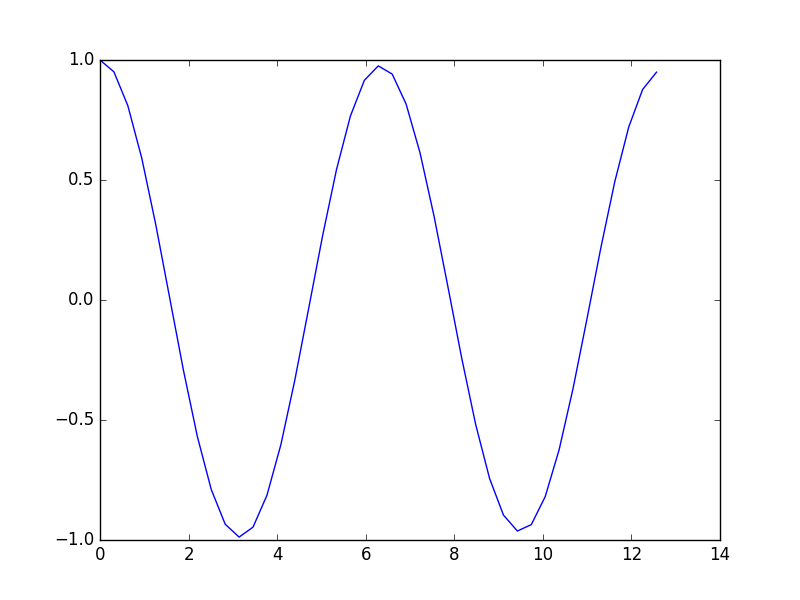

Recreate this plot in Python.
# Do this exercise first without eps (i.e., grab code from MidpointIter_class.py
# and insert in a subclass of ODESolver). Then add eps statements.

from ODESolver import ODESolver, np
from matplotlib.pyplot import plot, show

class MidpointIter(ODESolver):

    def __init__(self, f, N=20, eps=1E-6):
        ODESolver.__init__(self, f)
        self.N = N
        self.eps = eps

#    Need to make self.v. Can be done when we know the length of U0,
#    either in a new set_initial_condition or (with less code) as shown
#    below in advance.

#    def set_initial_condition(self, U0):
#        ODESolver.set_initial_condition(self, U0)
#        self.v = np.zeros((self.N+1,self.neq))

    def advance(self):
        """Advance the solution one time step."""
        # Make sure we have self.v array
        #if k == 0:
        #    self.v = np.zeros((self.N+1,self.neq))

        if not hasattr(self, 'v'):
            if self.neq == 1:
                self.v = np.zeros(self.N+1)  # scalar ODE
            else:
                self.v = np.zeros((self.N+1,self.neq))  # vector ODE

        # Load attributes into local variables to
        # obtain a formula that is as close as possible
        # to the mathematical notation.
        u, f, k, t, v, N, eps = \
           self.u, self.f, self.k, self.t, self.v, self.N, self.eps

        dt = t[k+1] - t[k]

        # (it's usually dangerous to assign values to a v that was
        # set as v = self.v, but in lists this is ok, and moreover,
        # v is only an internal help array)

        v[0] = u[k]
        diff = 10  # larger than eps
        q = 0
        while diff > eps and q < N:
            q += 1
            v[q] = u[k] + 0.5*dt*(f(v[q-1], t[k+1]) + f(u[k], t[k]))
            diff = abs(v[q] - v[q-1]) if self.neq == 1 else \
                   np.abs(v[q] - v[q-1]).max()
            #print 'q=%d, diff=%s, v[%d]=%s' % (q, diff, q, v[q])
        u_new = v[q]
        self.q = q    # Save q to see where the iteration stopped
        return u_new

def test_MidpointIter_against_hand_calculations():
    def f(u, t):           # u' = -2*u
        return -2*u

    dt = 1./4
    U0 = 1
    # Hand calculations
    # 1. time step:
    U0 = 1
    t0 = 0
    u0 = U0
    v0 = U0
    t1 = dt
    v1 = u0 + 0.5*dt*(f(v0, t1) + f(u0, t0))
    v2 = u0 + 0.5*dt*(f(v1, t1) + f(u0, t0))
    u1 = v2

    # 2. time step:
    t2 = t1 + dt
    v0 = u1
    v1 = u1 + 0.5*dt*(f(v0, t2) + f(u1, t1))
    v2 = u1 + 0.5*dt*(f(v1, t2) + f(u1, t1))
    u2 = v2

    exact_u_2 = u2
    N = 2
    T = 2*dt
    n = 2
    solver = MidpointIter(f, N)
    solver.set_initial_condition(U0)
    time_points = np.linspace(0, T, n+1)
    u, t = solver.solve(time_points)
    computed_u_2 = u[2]
    tol = 1E-14
    success = abs(exact_u_2 - computed_u_2) < tol
    print 'success:', success
    assert success

def demo():
    # Solve a system!
    # u'' + u = 0
    # u_1' = u_2
    # u_2' = -u_1
    def f(u, t):
        u_1, u_2 = u
        return [u_2, -u_1]

    solver = MidpointIter(f, N=3)
    solver.set_initial_condition([1, 0])  # u(t) = u_1(t) = cos(t)
    T = 4*np.pi
    dt = 2*np.pi/20   # 20 intervals per period of cos(t)
    n = int(round(T/dt))
    time_points = np.linspace(0, T, n+1)
    u, t = solver.solve(time_points)
    # u: two-dimensional array u[i,j]
    u_1 = u[:,0]
    plot(t, u_1)
    show()  # plot cos(t) for two periods?

def test_MidpointIter_against_linear_solution():
    """Use knowledge of an exact numerical solution for testing."""
    # Note: this function is just copied from MidpointIter_class.py
    # and not testet
    u_exact = lambda t: 0.2*t + 3
    # Should reproduce u_exact for any N and eps, but test here that
    # the loop ended because diff <= eps
    eps = 1E-9
    solver = MidpointIter(lambda u, t: 0.2 + (u - u_exact(t))**2,
                          N=200, eps=eps)
    #solver = MidpointIter(lambda u, t: 0.2, N=200, eps=eps)

    # Solve for first time interval [0, 1.2]
    solver.set_initial_condition(u_exact(0))
    u1, t1 = solver.solve([0, 0.4, 1, 1.2])
    # Continue with a new time interval [1.2, 1.5]
    solver.set_initial_condition(u1[-1])
    u2, t2 = solver.solve([1.2, 1.4, 1.5])
    # Append u2 to u1 and t2 to t1
    u = np.concatenate((u1, u2))
    t = np.concatenate((t1, t2))
    u_e = u_exact(t)
    error = np.abs(u_e - u).max()
    assert error < 1E-14, '|exact - u| = %g != 0' % error
    assert abs(solver.v[solver.q] - solver.v[solver.q-1]) <= eps, \
           'solver did not converge with eps=%g' % eps


if __name__ == '__main__':
    test_MidpointIter_against_hand_calculations()
    test_MidpointIter_against_linear_solution()
    demo()
	
"""

[emilyd@sudur App_E]$ python MidpointIter.py
success: True

"""
